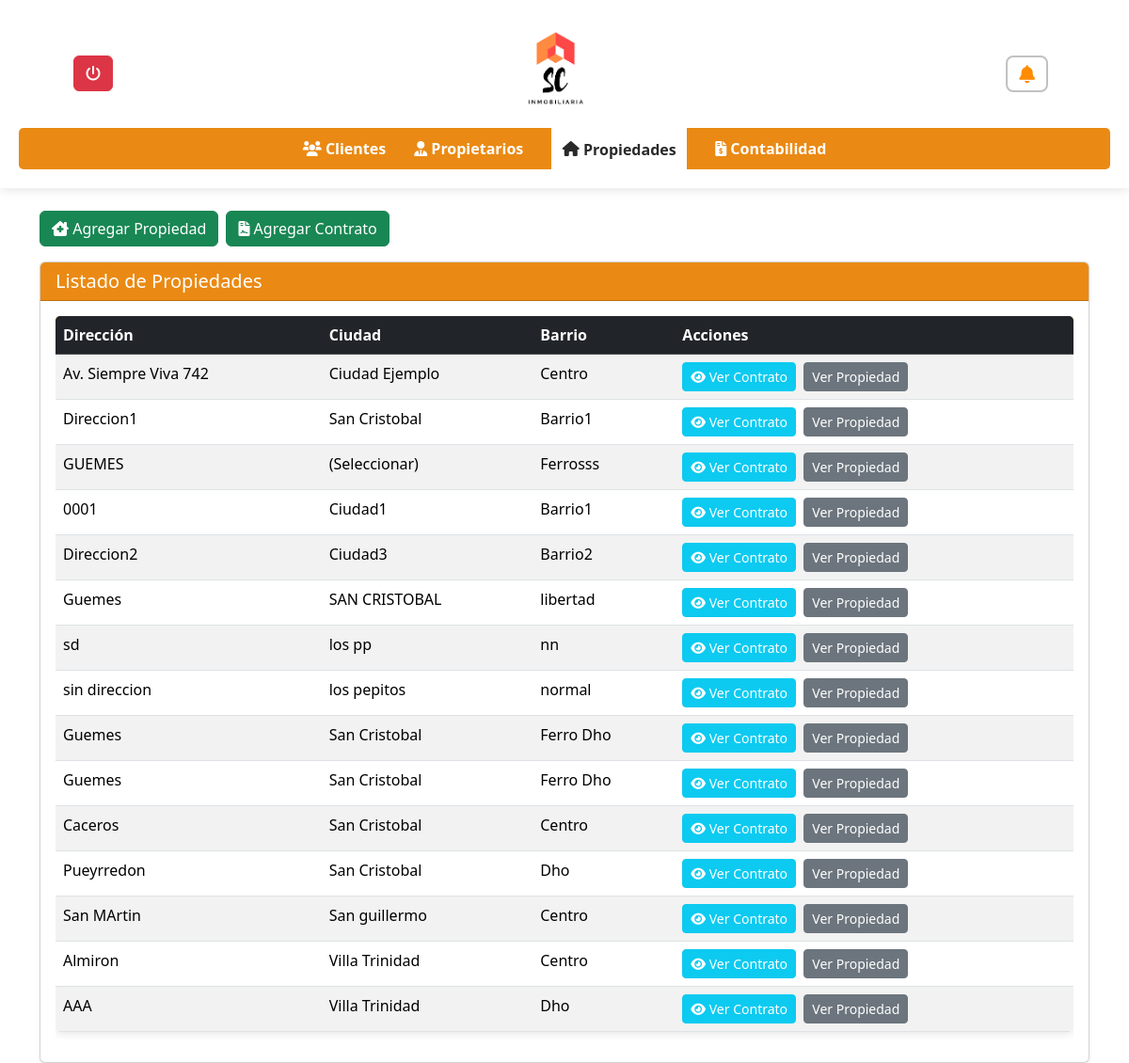
Screenshot of /inmobiliaria/propiedades.php (signed in) with the database file from the repository.
### tables this page shows
CREATE TABLE `propiedades` (
  `PropiedadID` int(11) NOT NULL,
  `Fecha` date NOT NULL,
  `Barrio` varchar(100) NOT NULL,
  `Ciudad` varchar(100) NOT NULL,
  `Direccion` varchar(100) NOT NULL,
  `Nro` varchar(20) DEFAULT NULL,
  `Dominio` varchar(50) DEFAULT NULL,
  `NroPartida` varchar(50) DEFAULT NULL,
  `Estado` enum('Alquilada','En Venta') NOT NULL,
  `ClienteID` int(11) DEFAULT NULL
);

### inmobiliaria/propiedades.php (the view, shortened to what this page needs)
<?php
include_once 'conexion.php';
?>
<!DOCTYPE html>
<html lang="es">
<head>
    <link rel="stylesheet" href="https://cdnjs.cloudflare.com/ajax/libs/font-awesome/6.0.0/css/all.min.css">
    <link rel="stylesheet" href="styles.css">
    <link rel="stylesheet" href="notificacion.css">
    <link href="https://cdn.jsdelivr.net/npm/bootstrap@5.3.3/dist/css/bootstrap.min.css" rel="stylesheet">
    <link rel="stylesheet" href="//cdn.datatables.net/2.2.2/css/dataTables.dataTables.min.css">
</head>
<body>
    <header>
        <div class="header-content">
           <div class="dropdown">
               <a href="../login/logout.php" class="btn btn-danger" title="Cerrar Sesión">
                <i class="fas fa-power-off"></i>
            </a>
            </div>
            <img src="../login/img_login/descarga.png" alt="Logo Inmobiliaria" class="logo">
            <div>
               <div class="notification-wrapper position-relative">
                <button class="notification-button-option1" aria-label="Notificaciones pendientes" id="btnNotificaciones">
                 <i class="fas fa-bell"></i>
                </button>
                </div>
            </div>
        </div>
        <nav>
            <ul>
                <li><a href="clientes.php"><i class="fas fa-users"></i> Clientes</a></li>
                <li><a href="propietarios.php"><i class="fas fa-user-tie"></i> Propietarios</a></li>
                <li><a href="propiedades.php" class="active"><i class="fas fa-home"></i> Propiedades</a></li>
                <li><a href="contabilidad.php"><i class="fas fa-file-invoice-dollar"></i> Contabilidad</a></li>
            </ul>
        </nav>
    </header>
    <main class="container mt-4">
        <div class="d-flex justify-content-start align-items-center mb-3">
            <button type="button" class="btn btn-success me-2" data-bs-toggle="modal" data-bs-target="#exampleModal">
                <i class="fas fa-house-chimney-medical"></i> Agregar Propiedad
            </button>
            <button type="button" class="btn btn-success" data-bs-toggle="modal" data-bs-target="#modalContrato">
                <i class="fas fa-file-contract"></i> Agregar Contrato
            </button>
        </div>
        <div class="card shadow-sm">
            <div class="card-header text-white" style="background-color:rgba(233, 128, 0, 0.92);">
                <h2 class="h5 mb-0">Listado de Propiedades</h2>
            </div>
            <div class="card-body">
                <?php
                $sql = "SELECT PropiedadID, Direccion, Ciudad, Barrio FROM propiedades";
                $result = mysqli_query($conn, $sql);
                if (mysqli_num_rows($result) > 0) {
                    echo '<div class="table-responsive">
                            <table id="propiedadesTable" class="table table-striped table-hover">
                                <thead class="table-dark">
                                    <tr>
                                        <th>Dirección</th>
                                        <th>Ciudad</th>
                                        <th>Barrio</th>
                                        <th>Acciones</th>
                                    </tr>
                                </thead>
                                <tbody>';
                    while ($fila = mysqli_fetch_assoc($result)) {
                        echo '<tr>
                                <td>' . htmlspecialchars($fila['Direccion']) . '</td>
                                <td>' . htmlspecialchars($fila['Ciudad']) . '</td>
                                <td>' . htmlspecialchars($fila['Barrio']) . '</td>
                                <td>
                                    <a href="ver_contrato.php?id=' . htmlspecialchars($fila['PropiedadID']) . '" class="btn btn-sm btn-info text-white me-1"><i class="fas fa-eye"></i> Ver Contrato</a>
                                    <a href="ver_propiedad.php?id=' . htmlspecialchars($fila['PropiedadID']) . '" class="btn btn-sm btn-secondary">Ver Propiedad</a>
                                </td>
                            </tr>';
                    }
                    echo '          </tbody>
                                </table>
                            </div>';
                } else {
                    echo '<div class="alert alert-info" role="alert">No se encontraron propiedades.</div>';
                }
                ?>
            </div>
        </div>
    </main>
</body>
</html>

### inmobiliaria/styles.css (style rules this page uses)
body { font-family: Arial, sans-serif; margin: 0; padding: 0; }
header { background-color: #ffffff; display: flex; flex-direction: column; align-items: center; padding: 20px; box-shadow: 0 2px 10px rgba(0, 0, 0, 0.1); }
.header-content { display: flex; align-items: center; justify-content: space-between; width: 90%; max-width: 1200px; }
.logo { height: 10%; width: 10%; margin-top: 0%; margin-bottom: 12px; align-items: center; }
nav { width: 100%; background-color: rgba(233, 128, 0, 0.92); padding: 10px 0; border-radius: 5px; }
nav ul { list-style: none; display: flex; justify-content: center; padding: 0; margin: 0; }
nav ul li { margin: 0 15px; }
nav ul li a { text-decoration: none; color: white; font-weight: bold; }
nav ul li a.active { background-color: #ffffff; color: rgb(42, 42, 42); padding:11.5px; }
button { cursor: pointer; }
table { width: 90%; max-width: 1200px; margin: auto; background: white; border-collapse: collapse; box-shadow: 0 2px 10px rgba(0, 0, 0, 0.1); border-radius: 5px; overflow: hidden; margin-bottom: 2%; }
thead { background-color: rgba(233, 128, 0, 0.92); color: white; }
th, td { padding: 15px; text-align: left; border-bottom: 1px solid #ddd; }
th { font-weight: bold; }
h2 { color: #333; margin-bottom: 25px; }

### inmobiliaria/notificacion.css (style rules this page uses)
:root { --primary-orange: #FF8C00; --darker-orange: #E07B00; --light-gray-bg: #f8f8f8; --white-panel-bg: #ffffff; --shadow-light: rgba(0, 0, 0, 0.08); --notification-red: #dc3545; --text-dark: #333333; }
.notification-wrapper { position: relative; display: inline-flex; align-items: center; justify-content: center; }
.notification-button-option1 { background: none; border: none; cursor: pointer; padding: 8px; transition: transform 0.2s ease; outline: none; }
.notification-button-option1 i { color: var(--primary-orange); font-size: 1.2em; border: 2px solid rgba(51, 51, 51, 0.3); border-radius: 8px; padding: 8px 12px; transition: background-color 0.3s ease, color 0.3s ease, border-color 0.3s ease; }

### rows the page displays
propiedades: Direccion "Av. Siempre Viva 742", Ciudad "Ciudad Ejemplo", Barrio "Centro"
propiedades: Direccion "Direccion1", Ciudad "San Cristobal", Barrio "Barrio1"
propiedades: Direccion "GUEMES", Ciudad "(Seleccionar)", Barrio "Ferrosss"
propiedades: Direccion "0001", Ciudad "Ciudad1", Barrio "Barrio1"
propiedades: Direccion "Direccion2", Ciudad "Ciudad3", Barrio "Barrio2"
propiedades: Direccion "Guemes", Ciudad "SAN CRISTOBAL", Barrio "libertad"
propiedades: Direccion "sd", Ciudad "los pp", Barrio "nn"
propiedades: Direccion "sin direccion", Ciudad "los pepitos", Barrio "normal"
propiedades: Direccion "Guemes", Ciudad "San Cristobal", Barrio "Ferro Dho"
propiedades: Direccion "Guemes", Ciudad "San Cristobal", Barrio "Ferro Dho"
propiedades: Direccion "Caceros", Ciudad "San Cristobal", Barrio "Centro"
propiedades: Direccion "Pueyrredon", Ciudad "San Cristobal", Barrio "Dho"
propiedades: Direccion "San MArtin", Ciudad "San guillermo", Barrio "Centro"
propiedades: Direccion "Almiron", Ciudad "Villa Trinidad", Barrio "Centro"
propiedades: Direccion "AAA", Ciudad "Villa Trinidad", Barrio "Dho"
